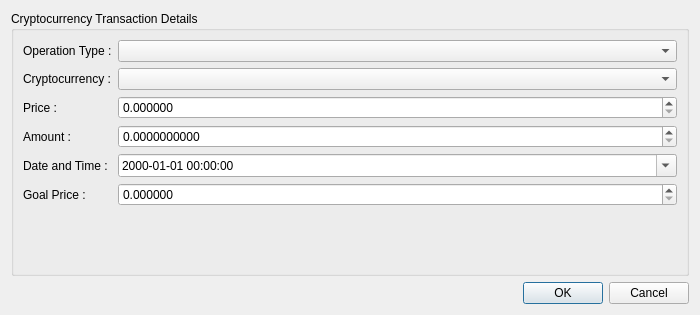
<?xml version="1.0" encoding="UTF-8"?>
<ui version="4.0">
 <class>CryptocurrencyDialog</class>
 <widget class="QDialog" name="CryptocurrencyDialog">
  <property name="geometry">
   <rect>
    <x>0</x>
    <y>0</y>
    <width>700</width>
    <height>315</height>
   </rect>
  </property>
  <property name="minimumSize">
   <size>
    <width>700</width>
    <height>0</height>
   </size>
  </property>
  <property name="windowTitle">
   <string>Dialog</string>
  </property>
  <layout class="QVBoxLayout" name="verticalLayout_2">
   <item>
    <widget class="QGroupBox" name="gbCryptocurrencyTransactionDetails">
     <property name="title">
      <string>Cryptocurrency Transaction Details</string>
     </property>
     <layout class="QFormLayout" name="formLayout">
      <item row="1" column="0">
       <widget class="QLabel" name="lblCryptocurrency">
        <property name="text">
         <string>Cryptocurrency :</string>
        </property>
       </widget>
      </item>
      <item row="1" column="1">
       <widget class="QComboBox" name="cbCryptocurrency"/>
      </item>
      <item row="3" column="0">
       <widget class="QLabel" name="lblPrice">
        <property name="text">
         <string>Price :</string>
        </property>
       </widget>
      </item>
      <item row="3" column="1">
       <widget class="QDoubleSpinBox" name="dsbPrice">
        <property name="decimals">
         <number>6</number>
        </property>
        <property name="maximum">
         <double>1000000.000000000000000</double>
        </property>
       </widget>
      </item>
      <item row="4" column="0">
       <widget class="QLabel" name="lblAmount">
        <property name="text">
         <string>Amount :</string>
        </property>
       </widget>
      </item>
      <item row="4" column="1">
       <widget class="QDoubleSpinBox" name="dsbAmount">
        <property name="decimals">
         <number>10</number>
        </property>
        <property name="maximum">
         <double>100000000.000000000000000</double>
        </property>
       </widget>
      </item>
      <item row="5" column="0">
       <widget class="QLabel" name="lblDateTime">
        <property name="text">
         <string>Date and Time :</string>
        </property>
       </widget>
      </item>
      <item row="5" column="1">
       <widget class="QDateTimeEdit" name="dteDateTime">
        <property name="maximumDate">
         <date>
          <year>2250</year>
          <month>12</month>
          <day>31</day>
         </date>
        </property>
        <property name="minimumDate">
         <date>
          <year>2000</year>
          <month>1</month>
          <day>1</day>
         </date>
        </property>
        <property name="displayFormat">
         <string>yyyy-MM-dd hh:mm:ss</string>
        </property>
        <property name="calendarPopup">
         <bool>true</bool>
        </property>
       </widget>
      </item>
      <item row="6" column="0">
       <widget class="QLabel" name="lblGoalPrice">
        <property name="text">
         <string>Goal Price :</string>
        </property>
       </widget>
      </item>
      <item row="6" column="1">
       <widget class="QDoubleSpinBox" name="dsbGoalPrice">
        <property name="decimals">
         <number>6</number>
        </property>
        <property name="maximum">
         <double>1000000.000000000000000</double>
        </property>
       </widget>
      </item>
      <item row="0" column="0">
       <widget class="QLabel" name="lblOperationType">
        <property name="text">
         <string>Operation Type :</string>
        </property>
       </widget>
      </item>
      <item row="0" column="1">
       <widget class="QComboBox" name="cbOperationType"/>
      </item>
     </layout>
    </widget>
   </item>
   <item>
    <widget class="QDialogButtonBox" name="bbTransactionApproval">
     <property name="orientation">
      <enum>Qt::Horizontal</enum>
     </property>
     <property name="standardButtons">
      <set>QDialogButtonBox::Cancel|QDialogButtonBox::Ok</set>
     </property>
    </widget>
   </item>
   <item>
    <layout class="QVBoxLayout" name="vlStatusBar"/>
   </item>
  </layout>
 </widget>
 <tabstops>
  <tabstop>cbOperationType</tabstop>
  <tabstop>cbCryptocurrency</tabstop>
  <tabstop>dsbPrice</tabstop>
  <tabstop>dsbAmount</tabstop>
  <tabstop>dteDateTime</tabstop>
  <tabstop>dsbGoalPrice</tabstop>
 </tabstops>
 <resources/>
 <connections>
  <connection>
   <sender>bbTransactionApproval</sender>
   <signal>accepted()</signal>
   <receiver>CryptocurrencyDialog</receiver>
   <slot>accept()</slot>
   <hints>
    <hint type="sourcelabel">
     <x>227</x>
     <y>278</y>
    </hint>
    <hint type="destinationlabel">
     <x>157</x>
     <y>274</y>
    </hint>
   </hints>
  </connection>
  <connection>
   <sender>bbTransactionApproval</sender>
   <signal>rejected()</signal>
   <receiver>CryptocurrencyDialog</receiver>
   <slot>reject()</slot>
   <hints>
    <hint type="sourcelabel">
     <x>295</x>
     <y>284</y>
    </hint>
    <hint type="destinationlabel">
     <x>286</x>
     <y>274</y>
    </hint>
   </hints>
  </connection>
 </connections>
</ui>
